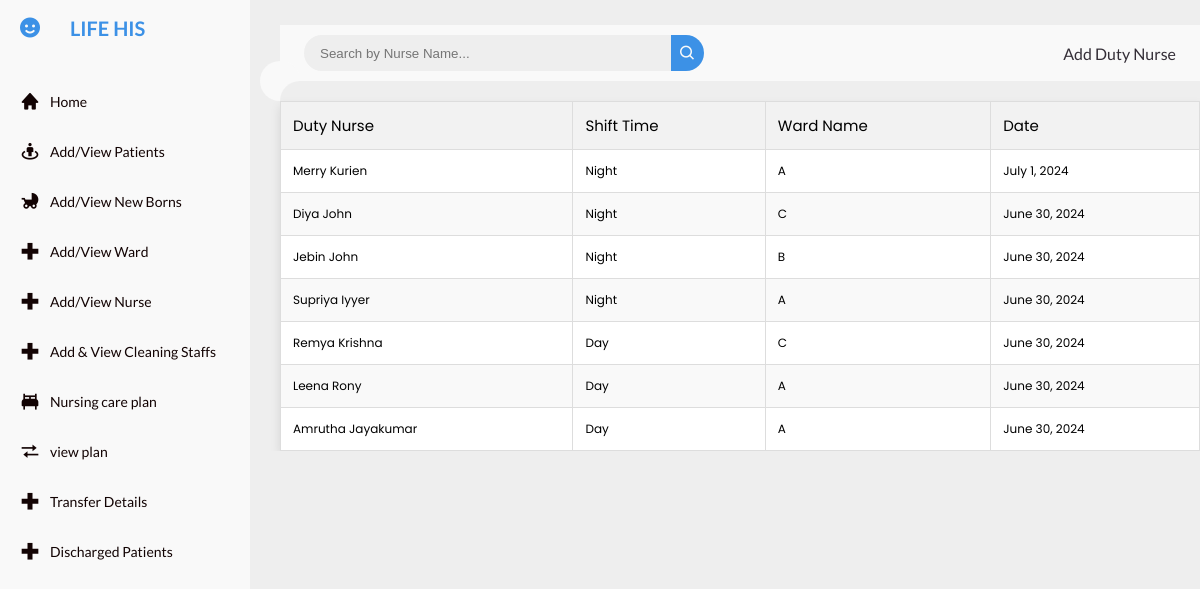
Page /viewnurse/ on the committed database.
### hme/models.py (models this page shows, shortened)
class Nurse(models.Model):
    name = models.CharField(max_length=60)
    shift = models.CharField(max_length=30)
    ward = models.ForeignKey(Ward, on_delete=models.CASCADE)
    date = models.DateField()

class Ward(models.Model):
    ward = models.CharField(max_length=2)
    roomno = models.CharField(max_length=4, unique=True)
    roomtype = models.CharField(max_length=15)

### hme/views.py (the view)
# urls.py: path('viewnurse/',views.viewnurse,name='viewnurse'),
def viewnurse(request):
    nurses = Nurse.objects.annotate(max_id=Max('id')).order_by('-max_id')
    if request.method == 'POST':
        name_query = request.POST.get('name', '')
        if name_query:
            nurses = nurses.filter(name__icontains=name_query)
    return render(request, 'viewnurse.html', {'nurses': nurses})

### templates/viewnurse.html (shortened to what this page needs)
{% extends 'base.html' %}
{% block content %}
<nav>
    <form method="post" action="{% url 'viewnurse' %}">
        <div class="form-input">
            <input type="text" name="name" id="name" placeholder="Search by Nurse Name...">
            <button type="submit" class="search-btn"><i class='bx bx-search'></i></button>
        </div>
    </form>
    <a href="{% url 'addnurse' %}" class="nav-link">Add Duty Nurse</a>
</nav>
<table>
    <thead>
        <tr>
            <th>Duty Nurse</th>
            <th>Shift Time</th>
            <th>Ward Name</th>
            <th>Date</th>
        </tr>
    </thead>
    <tbody>
        {% for nurse in nurses %}
        <tr>
            <td>{{ nurse.name }}</td>
            <td>{{ nurse.shift }}</td>
            <td>{{ nurse.ward.ward }}</td>
            <td>{{ nurse.date }}</td>
        </tr>
        {% empty %}
        <tr>
            <td colspan="4">No nurses found.</td>
        </tr>
        {% endfor %}
    </tbody>
</table>
{% endblock %}

### templates/base.html (style rules this page uses)
* { margin: 0; padding: 0; box-sizing: border-box; }
a { text-decoration: none; }
:root { --poppins: 'Poppins', sans-serif; --lato: 'Lato', sans-serif; --light: #F9F9F9; --blue: #3C91E6; --light-blue: #CFE8FF; --grey: #eee; --dark-grey: #AAAAAA; --dark: #342E37; --red: #DB504A; --yellow: #FFCE26; --light-yellow: #FFF2C6; --orange: #FD7238; --light-orange: #FFE0D3; }
html { overflow-x: hidden; }
body { background: var(--grey); overflow-x: hidden; }
#content nav { height: 56px; background: var(--light); padding: 0 24px; display: flex; align-items: center; grid-gap: 24px; font-family: var(--lato); position: sticky; top: 0; left: 0; z-index: 1000; }
#content nav::before { content: ''; position: absolute; width: 40px; height: 40px; bottom: -40px; left: 0; border-radius: 50%; box-shadow: -20px -20px 0 var(--light); }
#content nav a { color: var(--dark); }
#content nav .nav-link { font-size: 16px; transition: .3s ease; }
#content nav form { max-width: 400px; width: 100%; margin-right: auto; }
#content nav form .form-input { display: flex; align-items: center; height: 36px; }
#content nav form .form-input input { flex-grow: 1; padding: 0 16px; height: 100%; border: none; background: var(--grey); border-radius: 36px 0 0 36px; outline: none; width: 100%; color: var(--dark); }
#content nav form .form-input button { width: 36px; height: 100%; display: flex; justify-content: center; align-items: center; background: var(--blue); color: var(--light); font-size: 18px; border: none; outline: none; border-radius: 0 36px 36px 0; cursor: pointer; }

### templates/viewnurse.html (style rules this page uses)
body { font-family: 'Poppins', sans-serif; }
table { width: 100%; border-collapse: collapse; margin-top: 20px; background-color: #fff; box-shadow: 0 5px 10px rgba(0, 0, 0, 0.1); }
th, td { border: 1px solid #ddd; padding: 12px; text-align: left; }
th { background-color: #f2f2f2; font-size: 15px; font-weight: 400; }
tr:nth-child(even) { background-color: #f9f9f9; }
td { font-size: 12px; }
nav { height: 56px; background: #fbfcfe; padding: 0 24px; display: flex; align-items: center; grid-gap: 24px; font-family: 'Poppins', sans-serif; position: sticky; top: 0; left: 0; z-index: 1000; }
nav::before { content: ''; position: absolute; width: 40px; height: 40px; bottom: -40px; left: 0; border-radius: 50%; box-shadow: -20px -20px 0 #fbfcfe; }
nav a { color: #333; }
nav .nav-link { font-size: 16px; transition: .3s ease; }
nav form { max-width: 400px; width: 100%; margin-right: auto; }
nav form .form-input { display: flex; align-items: center; height: 36px; }
nav form .form-input input { flex-grow: 1; padding: 0 16px; height: 100%; border: none; background: #f2f2f2; border-radius: 36px 0 0 36px; outline: none; width: 100%; color: #333; }
nav form .form-input button { width: 36px; height: 100%; display: flex; justify-content: center; align-items: center; background: #4070f4; color: #fff; font-size: 18px; border: none; outline: none; border-radius: 0 36px 36px 0; cursor: pointer; }

### rows in the picture
Nurse: name "Merry Kurien", shift "Night", ward.ward "A", date "July 1, 2024"
Nurse: name "Diya John", shift "Night", ward.ward "C", date "June 30, 2024"
Nurse: name "Jebin John", shift "Night", ward.ward "B", date "June 30, 2024"
Nurse: name "Supriya Iyyer", shift "Night", ward.ward "A", date "June 30, 2024"
Nurse: name "Remya Krishna", shift "Day", ward.ward "C", date "June 30, 2024"
Nurse: name "Leena Rony", shift "Day", ward.ward "A", date "June 30, 2024"
Nurse: name "Amrutha Jayakumar", shift "Day", ward.ward "A", date "June 30, 2024"
